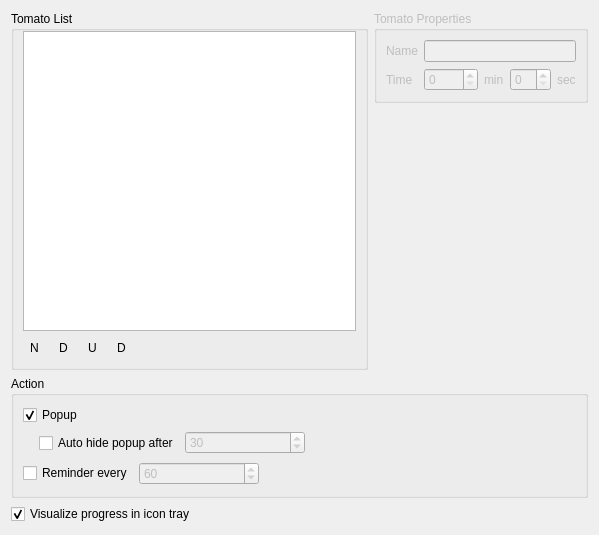
<?xml version="1.0" encoding="UTF-8"?>
<ui version="4.0">
 <author>Ruurd Pels</author>
 <class>SettingsWidget</class>
 <widget class="QWidget" name="SettingsWidget">
  <property name="geometry">
   <rect>
    <x>0</x>
    <y>0</y>
    <width>599</width>
    <height>535</height>
   </rect>
  </property>
  <layout class="QGridLayout">
   <item row="0" column="0" rowspan="2">
    <widget class="KButtonGroup" name="kbuttongroup1">
     <property name="title">
      <string>Tomato List</string>
     </property>
     <layout class="QVBoxLayout">
      <property name="topMargin">
       <number>0</number>
      </property>
      <item>
       <widget class="QTreeView" name="tomatolistTreeView">
        <property name="rootIsDecorated">
         <bool>false</bool>
        </property>
        <property name="itemsExpandable">
         <bool>false</bool>
        </property>
       </widget>
      </item>
      <item>
       <layout class="QHBoxLayout">
        <item>
         <widget class="QToolButton" name="newButton">
          <property name="text">
           <string comment="KDE::DoNotExtract">N</string>
          </property>
          <property name="icon">
           <iconset>
            <normaloff/>
           </iconset>
          </property>
          <property name="autoRaise">
           <bool>true</bool>
          </property>
         </widget>
        </item>
        <item>
         <widget class="QToolButton" name="removeButton">
          <property name="enabled">
           <bool>true</bool>
          </property>
          <property name="text">
           <string comment="KDE::DoNotExtract">D</string>
          </property>
          <property name="autoRaise">
           <bool>true</bool>
          </property>
         </widget>
        </item>
        <item>
         <widget class="QToolButton" name="upButton">
          <property name="enabled">
           <bool>true</bool>
          </property>
          <property name="text">
           <string comment="KDE::DoNotExtract">U</string>
          </property>
          <property name="autoRaise">
           <bool>true</bool>
          </property>
         </widget>
        </item>
        <item>
         <widget class="QToolButton" name="downButton">
          <property name="enabled">
           <bool>true</bool>
          </property>
          <property name="autoFillBackground">
           <bool>false</bool>
          </property>
          <property name="text">
           <string comment="KDE::DoNotExtract">D</string>
          </property>
          <property name="icon">
           <iconset>
            <normaloff/>
           </iconset>
          </property>
          <property name="autoRaise">
           <bool>true</bool>
          </property>
         </widget>
        </item>
        <item>
         <spacer>
          <property name="orientation">
           <enum>Qt::Horizontal</enum>
          </property>
          <property name="sizeHint" stdset="0">
           <size>
            <width>1</width>
            <height>20</height>
           </size>
          </property>
         </spacer>
        </item>
       </layout>
      </item>
     </layout>
    </widget>
   </item>
   <item row="0" column="1">
    <widget class="QGroupBox" name="tomatoPropertiesGroup">
     <property name="enabled">
      <bool>false</bool>
     </property>
     <property name="title">
      <string>Tomato Properties</string>
     </property>
     <layout class="QGridLayout">
      <item row="0" column="0">
       <widget class="QLabel" name="label">
        <property name="text">
         <string>Name</string>
        </property>
       </widget>
      </item>
      <item row="0" column="1" colspan="4">
       <widget class="KLineEdit" name="tomatoNameEdit">
        <property name="enabled">
         <bool>false</bool>
        </property>
       </widget>
      </item>
      <item row="1" column="0">
       <widget class="QLabel" name="label_7">
        <property name="text">
         <string>Time</string>
        </property>
       </widget>
      </item>
      <item row="1" column="1">
       <widget class="KIntSpinBox" name="minutesSpin">
        <property name="enabled">
         <bool>false</bool>
        </property>
        <property name="maximum">
         <number>1440</number>
        </property>
       </widget>
      </item>
      <item row="1" column="2">
       <widget class="QLabel" name="label_3">
        <property name="text">
         <string>min</string>
        </property>
       </widget>
      </item>
      <item row="1" column="3">
       <widget class="KIntSpinBox" name="secondsSpin">
        <property name="enabled">
         <bool>false</bool>
        </property>
        <property name="maximum">
         <number>59</number>
        </property>
       </widget>
      </item>
      <item row="1" column="4">
       <widget class="QLabel" name="label_4">
        <property name="text">
         <string>sec</string>
        </property>
       </widget>
      </item>
     </layout>
    </widget>
   </item>
   <item row="1" column="1">
    <spacer>
     <property name="orientation">
      <enum>Qt::Vertical</enum>
     </property>
     <property name="sizeHint" stdset="0">
      <size>
       <width>21</width>
       <height>81</height>
      </size>
     </property>
    </spacer>
   </item>
   <item row="2" column="0" colspan="2">
    <widget class="KButtonGroup" name="kbuttongroup2">
     <property name="title">
      <string>Action</string>
     </property>
     <layout class="QVBoxLayout" name="verticalLayout">
      <item>
       <widget class="QCheckBox" name="popupCheckBox">
        <property name="text">
         <string>Popup</string>
        </property>
        <property name="checked">
         <bool>true</bool>
        </property>
       </widget>
      </item>
      <item>
       <layout class="QHBoxLayout">
        <item>
         <spacer>
          <property name="orientation">
           <enum>Qt::Horizontal</enum>
          </property>
          <property name="sizeType">
           <enum>QSizePolicy::Fixed</enum>
          </property>
          <property name="sizeHint" stdset="0">
           <size>
            <width>16</width>
            <height>20</height>
           </size>
          </property>
         </spacer>
        </item>
        <item>
         <widget class="QCheckBox" name="autohideCheckBox">
          <property name="enabled">
           <bool>true</bool>
          </property>
          <property name="text">
           <string>Auto hide popup after</string>
          </property>
          <property name="checked">
           <bool>false</bool>
          </property>
         </widget>
        </item>
        <item>
         <widget class="KIntSpinBox" name="autohideSpinBox">
          <property name="enabled">
           <bool>false</bool>
          </property>
          <property name="minimumSize">
           <size>
            <width>120</width>
            <height>0</height>
           </size>
          </property>
          <property name="minimum">
           <number>1</number>
          </property>
          <property name="maximum">
           <number>300</number>
          </property>
          <property name="value">
           <number>30</number>
          </property>
         </widget>
        </item>
        <item>
         <spacer>
          <property name="orientation">
           <enum>Qt::Horizontal</enum>
          </property>
          <property name="sizeHint" stdset="0">
           <size>
            <width>151</width>
            <height>24</height>
           </size>
          </property>
         </spacer>
        </item>
       </layout>
      </item>
      <item>
       <layout class="QHBoxLayout">
        <item>
         <widget class="QCheckBox" name="reminderCheckBox">
          <property name="text">
           <string>Reminder every</string>
          </property>
         </widget>
        </item>
        <item>
         <widget class="KIntSpinBox" name="reminderSpinBox">
          <property name="enabled">
           <bool>false</bool>
          </property>
          <property name="minimumSize">
           <size>
            <width>120</width>
            <height>0</height>
           </size>
          </property>
          <property name="minimum">
           <number>1</number>
          </property>
          <property name="maximum">
           <number>300</number>
          </property>
          <property name="value">
           <number>60</number>
          </property>
         </widget>
        </item>
        <item>
         <spacer>
          <property name="orientation">
           <enum>Qt::Horizontal</enum>
          </property>
          <property name="sizeHint" stdset="0">
           <size>
            <width>181</width>
            <height>25</height>
           </size>
          </property>
         </spacer>
        </item>
       </layout>
      </item>
     </layout>
    </widget>
   </item>
   <item row="3" column="0" colspan="2">
    <widget class="QCheckBox" name="visualizeCheckBox">
     <property name="text">
      <string>Visualize progress in icon tray</string>
     </property>
     <property name="checked">
      <bool>true</bool>
     </property>
    </widget>
   </item>
  </layout>
 </widget>
 <customwidgets>
  <customwidget>
   <class>KIntSpinBox</class>
   <extends>QSpinBox</extends>
   <header>knuminput.h</header>
  </customwidget>
  <customwidget>
   <class>KButtonGroup</class>
   <extends>QGroupBox</extends>
   <header>kbuttongroup.h</header>
   <container>1</container>
  </customwidget>
  <customwidget>
   <class>KLineEdit</class>
   <extends>QLineEdit</extends>
   <header>klineedit.h</header>
  </customwidget>
 </customwidgets>
 <resources/>
 <connections>
  <connection>
   <sender>autohideCheckBox</sender>
   <signal>toggled(bool)</signal>
   <receiver>autohideSpinBox</receiver>
   <slot>setEnabled(bool)</slot>
   <hints>
    <hint type="sourcelabel">
     <x>222</x>
     <y>368</y>
    </hint>
    <hint type="destinationlabel">
     <x>283</x>
     <y>367</y>
    </hint>
   </hints>
  </connection>
  <connection>
   <sender>reminderCheckBox</sender>
   <signal>toggled(bool)</signal>
   <receiver>reminderSpinBox</receiver>
   <slot>setEnabled(bool)</slot>
   <hints>
    <hint type="sourcelabel">
     <x>108</x>
     <y>401</y>
    </hint>
    <hint type="destinationlabel">
     <x>217</x>
     <y>400</y>
    </hint>
   </hints>
  </connection>
 </connections>
</ui>
